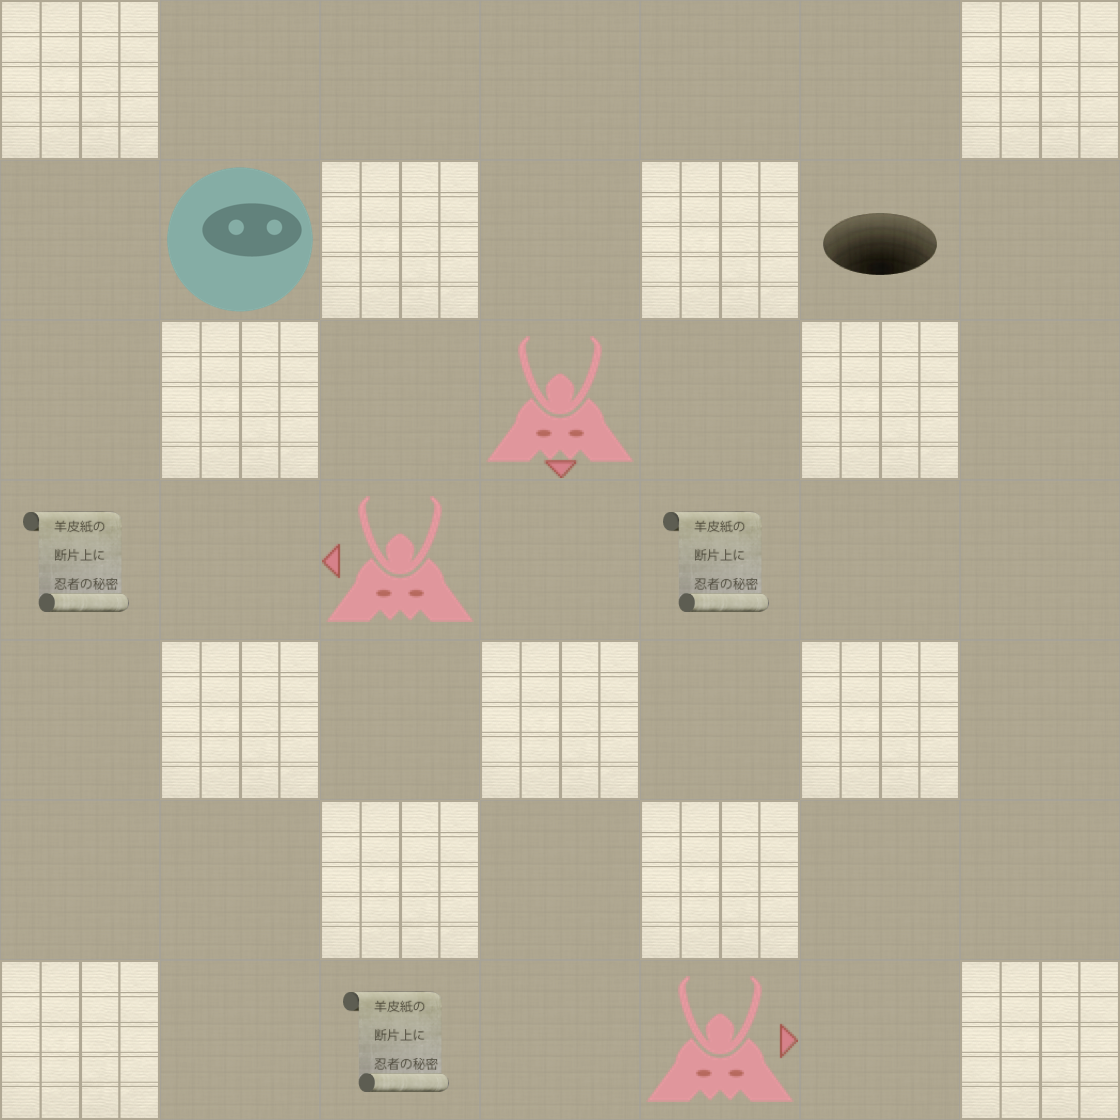

The image is a tile-based game level rendered from a .tmx file. Its description and source (layers, tilesets, objects; grid data summarised) follow:
An orthogonal 7x7 tile map with 160x160 px tiles, 2 tile layers (Level, Actors).

<map version="1.0" orientation="orthogonal" width="7" height="7" tilewidth="160" tileheight="160">
 <properties>
  <property name="moves" value="8" />
 </properties>
 <tileset firstgid="1" name="tiles" tilewidth="160" tileheight="160" spacing="2" margin="2">
  <image source="tiles-ipadhd.png" width="1024" height="1024" />
  <tile id="0">
   <properties>
    <property name="actor" value="exit" />
   </properties>
  </tile>
  <tile id="2">
   <properties>
    <property name="actor" value="guard" />
    <property name="direction" value="down" />
   </properties>
  </tile>
  <tile id="3">
   <properties>
    <property name="actor" value="guard" />
    <property name="direction" value="left" />
   </properties>
  </tile>
  <tile id="4">
   <properties>
    <property name="actor" value="guard" />
    <property name="direction" value="right" />
   </properties>
  </tile>
  <tile id="5">
   <properties>
    <property name="actor" value="guard" />
    <property name="direction" value="up" />
   </properties>
  </tile>
  <tile id="7">
   <properties>
    <property name="actor" value="player" />
   </properties>
  </tile>
  <tile id="8">
   <properties>
    <property name="actor" value="scroll" />
   </properties>
  </tile>
  <tile id="9">
   <properties>
    <property name="wall" value="1" />
   </properties>
  </tile>
 </tileset>
 <layer name="Level" width="7" height="7">
  <data>[49 cells, 49 non-empty, 2 distinct tile ids]</data>
 </layer>
 <layer name="Actors" width="7" height="7">
  <data>[49 cells, 8 non-empty, 6 distinct tile ids]</data>
 </layer>
</map>
